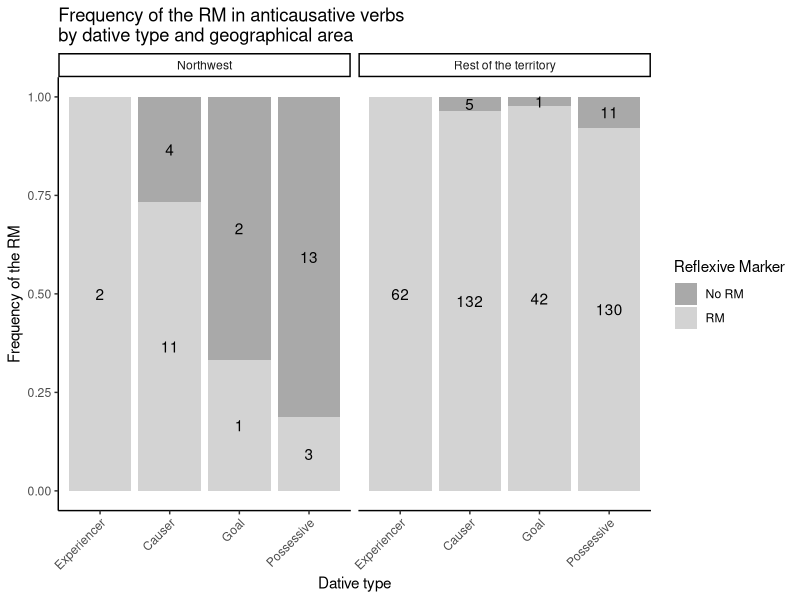
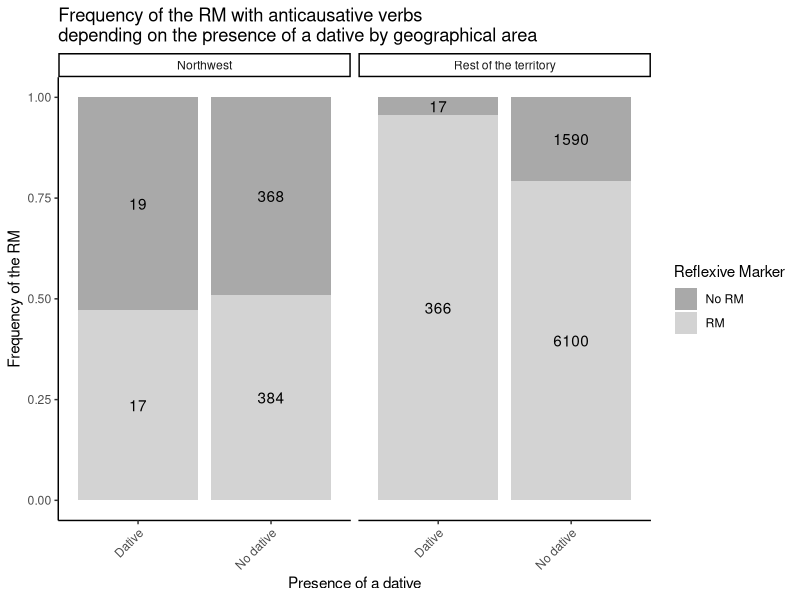
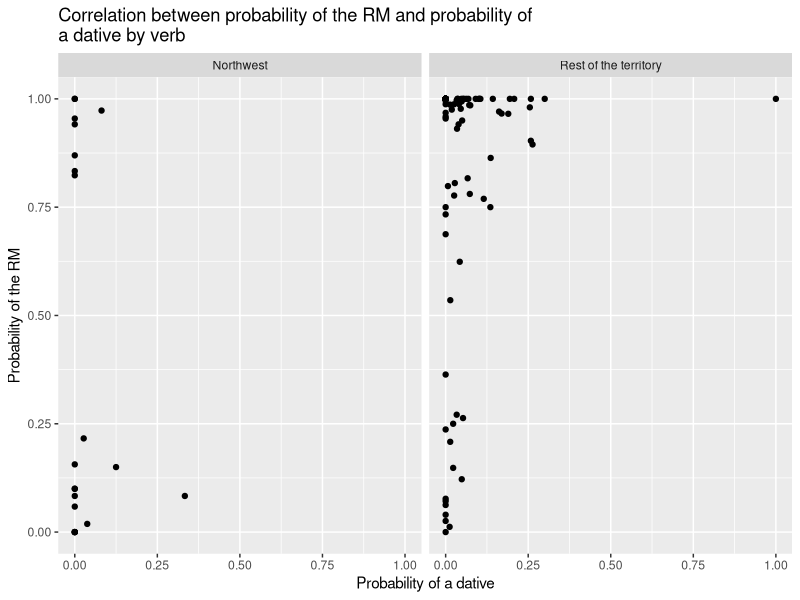
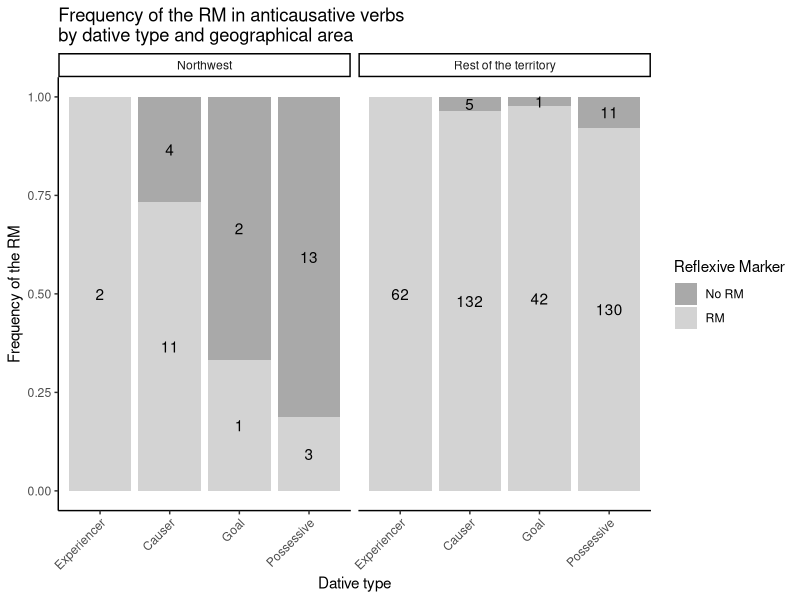
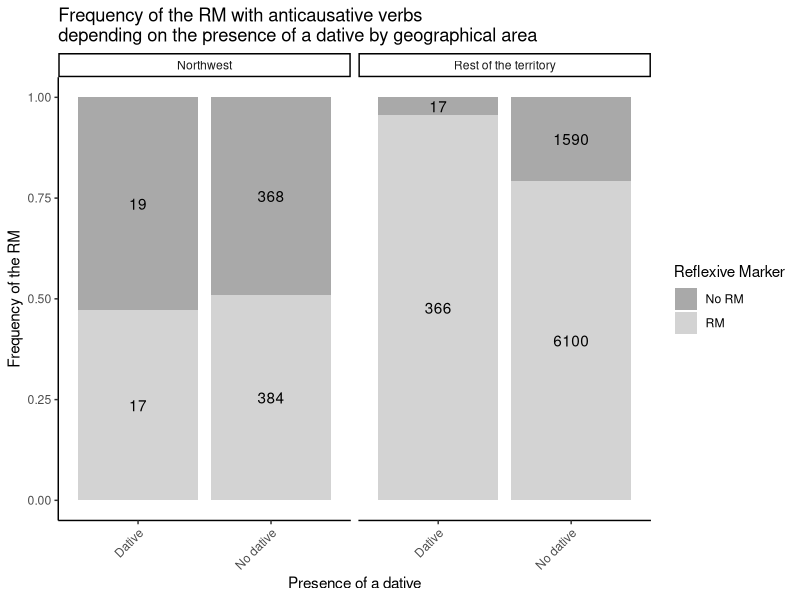
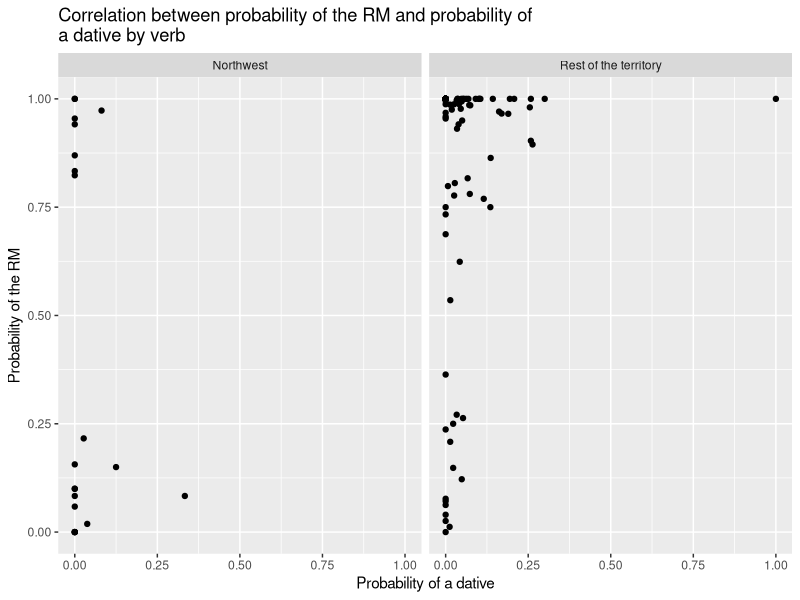

Write R code to recreate these figures, in order.
#Carlota de Benito Moreno
#The middle voice in Ibero-Romance
#July 26th 2021
#Chapter 4
#Section 4.5: Event structure of the predicate

#load library
library(tidyverse)

#load table
anticausative <- read_delim("Subtabla_anticausativos2019.csv", delim=";")


#Generate table with datives
datives <- anticausative %>%
  filter(!is.na(Tipo_dativo)) %>% #filter out cases without datives
  mutate(Tipo_dativo = ifelse(Tipo_dativo %in% c("Causante_afectado", "Causante_involuntario", "Afectacion_amplia"), "Causer", #redo classification
                              if_else(Tipo_dativo == "Posesivo_afectado", "Possessive", 
                                      ifelse(Tipo_dativo == "Destinatario", "Goal", "Experiencer"))))
#number of examples
datives %>% 
  nrow()

#number of examples by area
datives %>% 
  count(Area_dialectal)

#Dative types per area
##create table with RM probability by dative type and area
datives_types <- datives %>%
  mutate(Pron_reflexivo = ifelse(Pron_reflexivo == "No", "No RM", "RM")) %>%
  mutate(Area_dialectal = ifelse(Area_dialectal == "Resto", "Rest of the territory", "Northwest")) %>%
  count(Area_dialectal, Tipo_dativo, Pron_reflexivo) %>%
  group_by(Area_dialectal, Tipo_dativo) %>%
  mutate(total=sum(n), prop=(n/total*100))

##relevel factor
datives_types$Tipo_dativo <- factor(datives_types$Tipo_dativo, levels = c("Experiencer", "Causer", "Goal", "Possessive"))

#generate plot
ggplot(datives_types, aes(x = Tipo_dativo, y= prop, group = Pron_reflexivo)) + 
  geom_col(aes(fill=Pron_reflexivo), position = "fill") + 
  labs(title="Frequency of the RM in anticausative verbs \nby dative type and geographical area", x="Dative type", y="Frequency of the RM", fill="Reflexive Marker") +
  geom_text(aes(label = n), position = position_fill(vjust = .5)) + 
  theme_classic() +
  scale_fill_manual(values=c('darkgrey','lightgray')) + 
  theme(axis.text.x = element_text(angle = 45, hjust = 1)) + 
  facet_wrap(~ Area_dialectal)

##save plot
ggsave("antic_dative_types.png", height = 4, width = 6) #saves the last plot

#Dative vs. non-dative per area
##create table with RM probability by Presence of dative and area
dative_presence <- anticausative %>%
  filter(Presencia_del_dativo != "No_se_sabe") %>%
  mutate(Area_dialectal = ifelse(Area_dialectal == "Resto", "Rest of the territory", "Northwest")) %>%
  mutate(Pron_reflexivo = ifelse(Pron_reflexivo == "No", "No RM", "RM")) %>%
  mutate(Presencia_del_dativo = ifelse(Presencia_del_dativo == "No", "No dative", "Dative")) %>%
  count(Area_dialectal, Presencia_del_dativo, Pron_reflexivo) %>%
  group_by(Area_dialectal, Presencia_del_dativo) %>%
  mutate(total=sum(n), prop=(n/total*100))

##create plot
ggplot(dative_presence, aes(x=Presencia_del_dativo,y=prop, group=Pron_reflexivo)) + 
  geom_col(aes(fill=Pron_reflexivo), position = "fill") + 
  labs(title="Frequency of the RM with anticausative verbs \ndepending on the presence of a dative by geographical area", x="Presence of a dative", y="Frequency of the RM", fill="Reflexive Marker") +
  geom_text(aes(label = n), position = position_fill(vjust = .5)) + 
  theme_classic() +
  scale_fill_manual(values=c('darkgrey','lightgray')) + 
  theme(axis.text.x = element_text(angle = 45, hjust = 1)) + 
  facet_wrap(~ Area_dialectal)

##save plot
ggsave("antic_dative_presence.png", height = 4, width = 6) #saves the last plot


#Correlation between presence of RM by verb and presence of dative by verb
#grouped by verb, selected those who have more than 9 occurrences
##create table with RM probabilities by verb and area
datives_RM_vbs <- anticausative %>%
  filter(Presencia_del_dativo != "No_se_sabe") %>%
  mutate(Area_dialectal = ifelse(Area_dialectal == "Resto", "Rest of the territory", "Northwest")) %>%
  mutate(Pron_reflexivo = ifelse(Pron_reflexivo == "No", "No_RM", "RM")) %>%
  mutate(Presencia_del_dativo = ifelse(Presencia_del_dativo == "No", "No_dat", "Dat")) %>%
  group_by(Area_dialectal, Verbo) %>%
  count(Pron_reflexivo) %>%
  spread(Pron_reflexivo, n) %>%
  mutate_if(is.numeric, ~(ifelse(is.na(.), 0, .))) %>%
  mutate(Total = No_RM + RM, RM_prob = RM/Total) %>%
  filter(Total > 9) %>%
  ungroup()

##create table with dative probabilities by verb and area
datives_Dat_vbs <- anticausative %>%
  filter(Presencia_del_dativo != "No_se_sabe") %>%
  mutate(Area_dialectal = ifelse(Area_dialectal == "Resto", "Rest of the territory", "Northwest")) %>%
  mutate(Pron_reflexivo = ifelse(Pron_reflexivo == "No", "No_RM", "RM")) %>%
  mutate(Presencia_del_dativo = ifelse(Presencia_del_dativo == "No", "No_dat", "Dat")) %>%
  group_by(Area_dialectal, Verbo) %>%
  count(Presencia_del_dativo) %>%
  spread(Presencia_del_dativo, n)  %>%
  mutate_if(is.numeric, ~(ifelse(is.na(.), 0, .))) %>%
  mutate(Total = No_dat + Dat, Dat_prob = Dat/Total) %>%
  filter(Total > 9) %>%
  ungroup()

##join tables
datives_cor_vbs <- full_join(datives_Dat_vbs, datives_RM_vbs, by=c("Verbo", "Area_dialectal"))

##create plot
ggplot(datives_cor_vbs, aes(Dat_prob, RM_prob)) + 
  geom_point() + 
  labs(title="Correlation between probability of the RM and probability of \na dative by verb", x="Probability of a dative", y="Probability of the RM") + 
  facet_wrap(c("Area_dialectal"))

##save plot
ggsave("datives_cor_vbs_noline.png", width = 9, height = 7) #saves the last plot

